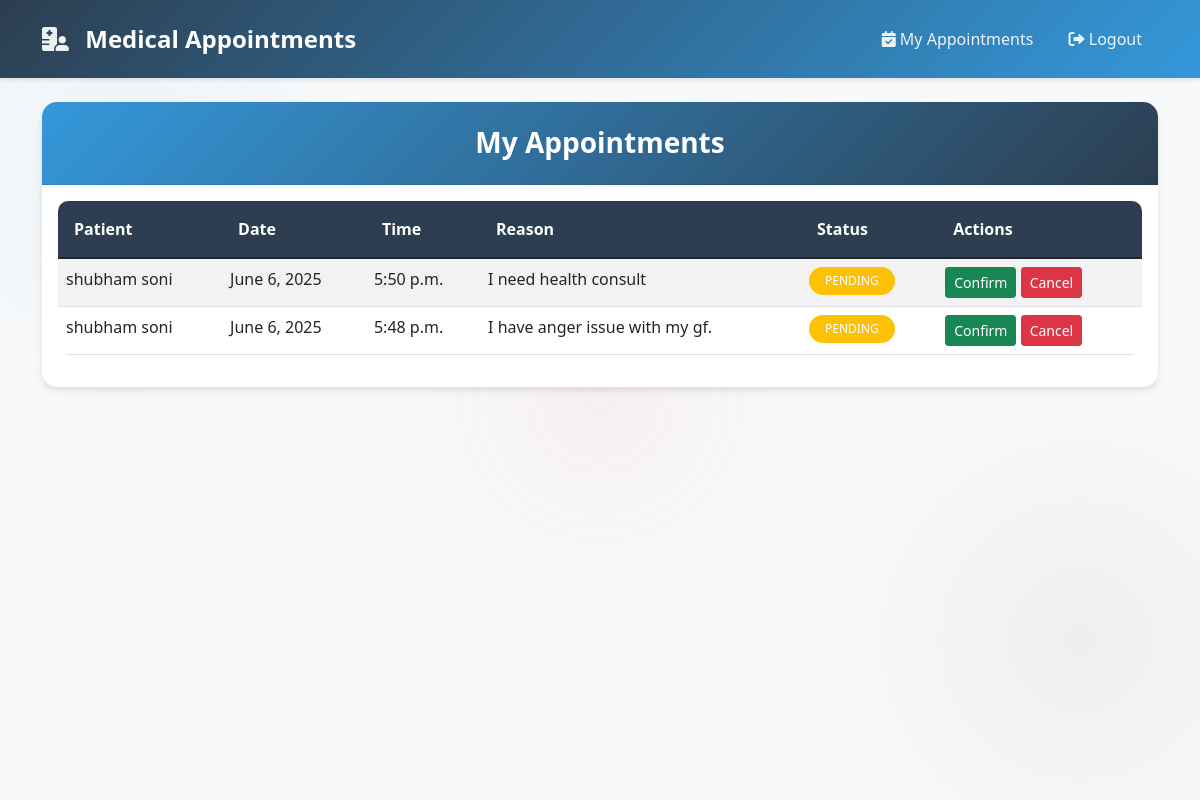
The page /my-appointments/ (signed in) on the database its author committed.
### appointments/models.py (models this page shows, shortened)
class Appointment(models.Model):
    STATUS_CHOICES = [
        ('PENDING', 'Pending'),
        ('CONFIRMED', 'Confirmed'),
        ('CANCELLED', 'Cancelled'),
    ]
    patient = models.ForeignKey(Patient, on_delete=models.CASCADE)
    doctor = models.ForeignKey(Doctor, on_delete=models.CASCADE)
    date = models.DateField()
    time = models.TimeField()
    reason = models.TextField()
    status = models.CharField(max_length=10, choices=STATUS_CHOICES, default='PENDING')
    created_at = models.DateTimeField(auto_now_add=True)
    class Meta:
        ordering = ['-date', '-time']

class Patient(models.Model):
    user = models.OneToOneField(User, on_delete=models.CASCADE)
    phone_number = models.CharField(max_length=15)
    address = models.TextField()

### appointments/views.py (the view)
# urls.py: path('my-appointments/', views.my_appointments, name='my_appointments'),
@login_required
def my_appointments(request):
    if hasattr(request.user, 'patient'):
        appointments = Appointment.objects.filter(patient=request.user.patient)
        context = {'appointments': appointments, 'user_type': 'Patient'}
    elif hasattr(request.user, 'doctor'):
        appointments = Appointment.objects.filter(doctor=request.user.doctor)
        context = {'appointments': appointments, 'user_type': 'Doctor'}
    else:
        appointments = []
        context = {'appointments': appointments, 'user_type': 'Unknown'}
    return render(request, 'appointments/my_appointments.html', context)

### appointments/templates/appointments/my_appointments.html (shortened to what this page needs)
{% extends 'appointments/base.html' %}
{% block content %}
<div class="row">
    <div class="col-12">
        <div class="card">
            <div class="card-header">
                <h3 class="text-center">My Appointments</h3>
            </div>
            <div class="card-body">
                {% if appointments %}
                    <div class="table-responsive">
                        <table class="table table-striped">
                            <thead>
                                <tr>
                                    {% if user_type == 'Doctor' %}
                                        <th>Patient</th>
                                    {% else %}
                                        <th>Doctor</th>
                                    {% endif %}
                                    <th>Date</th>
                                    <th>Time</th>
                                    <th>Reason</th>
                                    <th>Status</th>
                                    {% if user_type == 'Doctor' %}
                                        <th>Actions</th>
                                    {% endif %}
                                </tr>
                            </thead>
                            <tbody>
                                {% for appointment in appointments %}
                                    <tr>
                                        {% if user_type == 'Doctor' %}
                                            <td>{{ appointment.patient.user.get_full_name }}</td>
                                        {% else %}
                                            <td>{{ appointment.doctor.user.get_full_name }}</td>
                                        {% endif %}
                                        <td>{{ appointment.date }}</td>
                                        <td>{{ appointment.time }}</td>
                                        <td>{{ appointment.reason }}</td>
                                        <td>
                                            <span class="badge bg-{% if appointment.status == 'CONFIRMED' %}success{% elif appointment.status == 'CANCELLED' %}danger{% else %}warning{% endif %}">
                                                {{ appointment.status }}
                                            </span>
                                        </td>
                                        {% if user_type == 'Doctor' and appointment.status == 'PENDING' %}
                                            <td>
                                                <form method="post" action="{% url 'update_appointment_status' appointment.id %}" class="d-inline">
                                                    <button type="submit" class="btn btn-success btn-sm">Confirm</button>
                                                </form>
                                                <form method="post" action="{% url 'update_appointment_status' appointment.id %}" class="d-inline">
                                                    <button type="submit" class="btn btn-danger btn-sm">Cancel</button>
                                                </form>
                                            </td>
                                        {% elif user_type == 'Doctor' %}
                                            <td>-</td>
                                        {% endif %}
                                    </tr>
                                {% endfor %}
                            </tbody>
                        </table>
                    </div>
                {% else %}
                    <p class="text-center">No appointments found.</p>
                {% endif %}
            </div>
        </div>
    </div>
</div>
{% endblock %}

### appointments/templates/appointments/base.html (shortened to what this page needs)
<!DOCTYPE html>
<html lang="en">
<head>
    <link href="https://cdn.jsdelivr.net/npm/bootstrap@5.1.3/dist/css/bootstrap.min.css" rel="stylesheet">
    <link href="https://cdnjs.cloudflare.com/ajax/libs/font-awesome/6.0.0/css/all.min.css" rel="stylesheet">
</head>
<body>
    <div class="page-decoration"></div>
    <nav class="navbar navbar-expand-lg navbar-dark mb-4">
        <div class="container">
            <a class="navbar-brand" href="{% url 'home' %}">
                <i class="fas fa-hospital-user"></i>
                Medical Appointments
            </a>
            <div class="collapse navbar-collapse" id="navbarNav">
                <ul class="navbar-nav ms-auto">
                    {% if user.is_authenticated %}
                        <li class="nav-item">
                            <a class="nav-link" href="{% url 'my_appointments' %}">
                                <i class="fas fa-calendar-check"></i> My Appointments
                            </a>
                        </li>
                        <li class="nav-item">
                            <form method="post" action="{% url 'logout' %}" class="logout-form">
                                <button type="submit" class="logout-btn">
                                    <i class="fas fa-sign-out-alt"></i> Logout
                                </button>
                            </form>
                        </li>
                    {% endif %}
                </ul>
            </div>
        </div>
    </nav>
    <div class="container">
        {% block content %}
        {% endblock %}
    </div>
</body>
</html>

### appointments/templates/appointments/base.html (style rules this page uses)
:root { --primary-color: #2c3e50; --secondary-color: #3498db; --accent-color: #e74c3c; }
body { background-color: #f8f9fa; font-family: 'Segoe UI', Tahoma, Geneva, Verdana, sans-serif; }
.navbar { background: linear-gradient(135deg, var(--primary-color), var(--secondary-color)) !important; box-shadow: 0 2px 4px rgba(0,0,0,0.1); padding: 1rem 0; }
.navbar-brand { font-size: 1.5rem; font-weight: bold; color: white !important; }
.navbar-brand i { margin-right: 10px; color: #ecf0f1; }
.nav-link { color: rgba(255,255,255,0.9) !important; font-weight: 500; transition: all 0.3s ease; padding: 0.5rem 1rem !important; margin: 0 0.2rem; border-radius: 5px; }
.card { border: none; border-radius: 15px; box-shadow: 0 4px 6px rgba(0,0,0,0.1); margin-bottom: 2rem; transition: transform 0.3s ease; }
.card-header { background: linear-gradient(135deg, var(--secondary-color), var(--primary-color)); color: white; border-radius: 15px 15px 0 0 !important; padding: 1.5rem; }
.card-header h3 { margin: 0; font-weight: 600; }
.table { background: white; border-radius: 10px; overflow: hidden; }
.table thead th { background-color: var(--primary-color); color: white; border: none; padding: 1rem; }
.badge { padding: 0.5rem 1rem; border-radius: 20px; font-weight: 500; }
.logout-form { display: inline; }
.logout-btn { background: none; border: none; color: rgba(255,255,255,0.9); padding: 0.5rem 1rem; cursor: pointer; font-weight: 500; transition: all 0.3s ease; border-radius: 5px; }
.page-decoration { position: fixed; top: 0; left: 0; width: 100%; height: 100%; pointer-events: none; z-index: -1; opacity: 0.05; background: radial-gradient(circle at 10% 20%, var(--secondary-color) 0%, transparent 20%), radial-gradient(circle at 90% 80%, var(--primary-color) 0%, transparent 20%), radial-gradient(circle at 50% 50%, var(--accent-color) 0%, transparent 25%); }

### rows shown on the page
Appointment: patient.user.get_full_name "shubham soni", date "June 6, 2025", time "5:50 p.m.", reason "I need health consult", status "PENDING", shows "Confirm"
Appointment: patient.user.get_full_name "shubham soni", date "June 6, 2025", time "5:48 p.m.", reason "I have anger issue with my gf.", status "PENDING", shows "Confirm"
